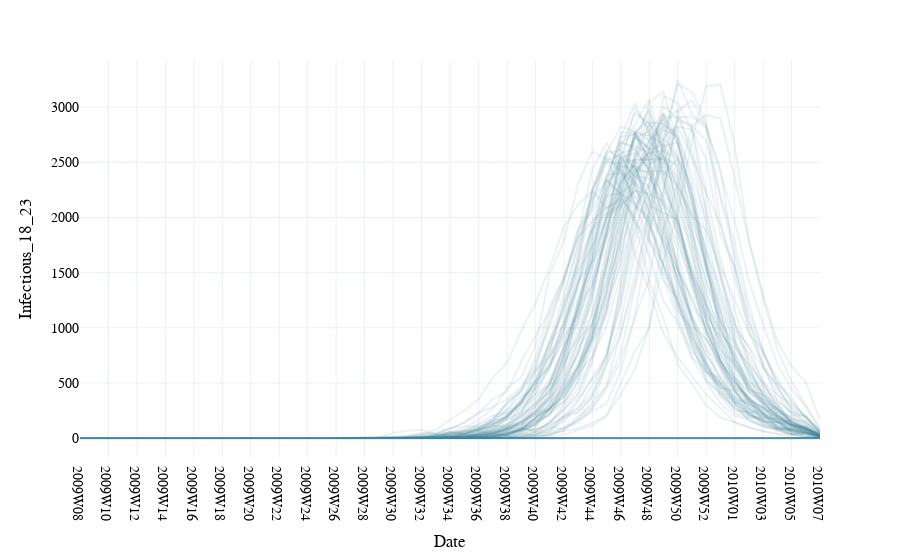

Notebook source saved alongside this figure:
### Markdown cell above
## Spaghetti plot

### Code cell
ei.spaghetti_plot(
    client=client,
    table_name=table_name,
    reference_table=reference_table,
    geo_level=geo_level,
    geo_values=geo_values,
    geo_column=geo_column,
    reference_column=reference_column,
    value=value,
    n=100, 
)
